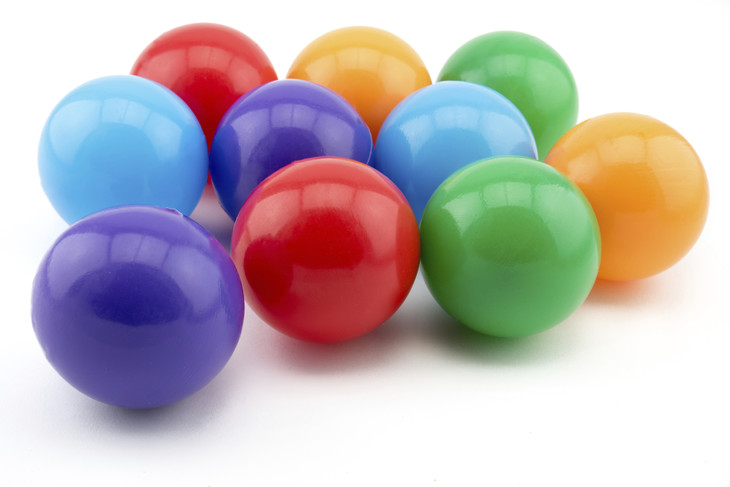
#> input picture colored_balls.jpg, 730 x 487 px, given in place of the camera
$ python object_detection.py
#> lines starting #> are read from the running program, lines starting #| are printed output that depends on the picture; after the words box and inside, x2 and y2 are one past the last pixel; in counts of white or black regions, pixels touching at a corner belong together
import cv2.cv2
import numpy as np

def nothing(x):
    pass

video_feed = cv2.cv2.VideoCapture(0)

cv2.cv2.namedWindow("Tracking")
cv2.cv2.createTrackbar("LowerHueValue", "Tracking", 0, 255, nothing)
#> slider 'LowerHueValue' is set to 51
cv2.cv2.createTrackbar("UpperHueValue", "Tracking", 255, 255, nothing)
cv2.cv2.createTrackbar("LowerSaturationValue", "Tracking", 0, 255, nothing)
#> slider 'LowerSaturationValue' is set to 51
cv2.cv2.createTrackbar("UpperSaturationValue", "Tracking", 255, 255, nothing)
cv2.cv2.createTrackbar("LowerValue", "Tracking", 0, 255, nothing)
#> slider 'LowerValue' is set to 51
cv2.cv2.createTrackbar("UpperValue", "Tracking", 255, 255, nothing)

while True:
    _, frame = video_feed.read()
#> frame is the input picture: shape (487, 730, 3); mean B, G, R 183.7, 181.4, 190.9

    hsv_frame = cv2.cv2.cvtColor(frame, cv2.cv2.COLOR_BGR2HSV)
#> hsv_frame: shape (487, 730, 3); mean H, S, V 57.4, 75, 216.8

    lower_hue = cv2.cv2.getTrackbarPos("LowerHueValue", "Tracking")
    lower_saturation = cv2.cv2.getTrackbarPos("LowerSaturationValue", "Tracking")
    lower_value = cv2.cv2.getTrackbarPos("LowerValue", "Tracking")

    upper_hue = cv2.cv2.getTrackbarPos("UpperHueValue", "Tracking")
    upper_saturation = cv2.cv2.getTrackbarPos("UpperSaturationValue", "Tracking")
    upper_value = cv2.cv2.getTrackbarPos("UpperValue", "Tracking")

    lower_blue_limit = np.array([lower_hue, lower_saturation, lower_value])
    upper_blue_limit = np.array([upper_hue, upper_saturation, upper_value])

    mask = cv2.cv2.inRange(hsv_frame, lower_blue_limit, upper_blue_limit)
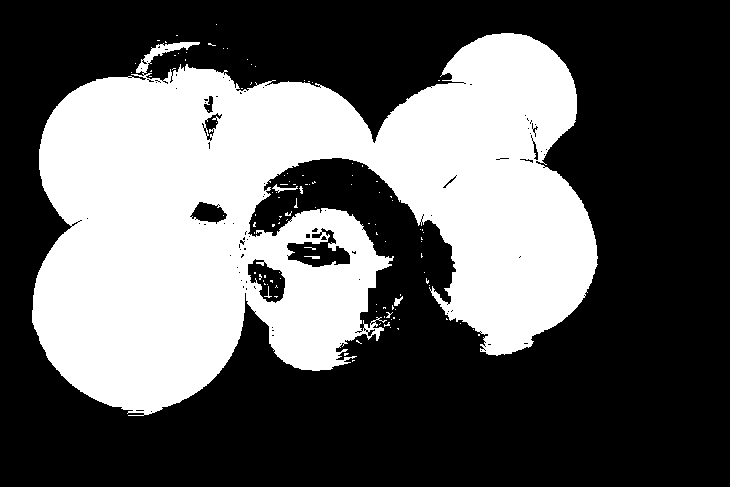
#> mask: shape (487, 730); 37.2% white; 112 white regions (106 under 20 px), largest, box (x1, y1, x2, y2) and area: (32, 33, 598, 416) 131710, (272, 184, 298, 193) 74, (394, 296, 403, 306) 46, (304, 256, 320, 259) 32, (299, 186, 303, 194) 20, (264, 286, 272, 298) 20

    result = cv2.cv2.bitwise_and(frame, frame, mask=mask)
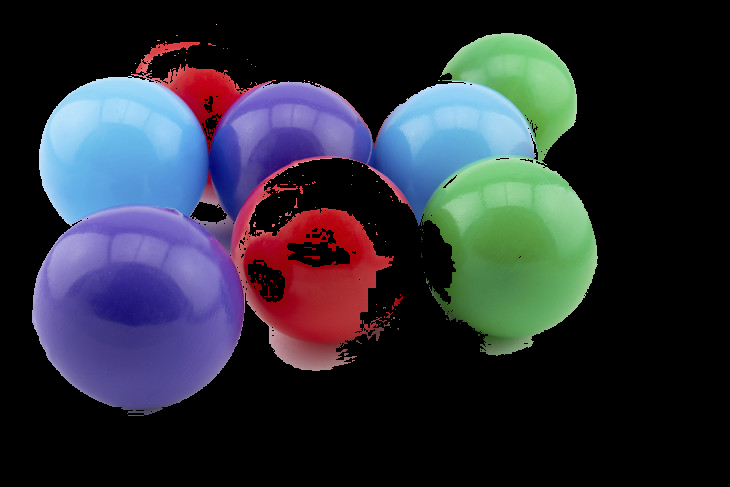
#> result: shape (487, 730, 3); mean B, G, R 55.2, 45.7, 43.3

    cv2.cv2.imshow("frame", frame)
    cv2.cv2.imshow("mask", mask)
    cv2.cv2.imshow("result", result)

    key = cv2.cv2.waitKey(1)
#> (key Esc is pressed here)
    if key == 27:
        break

video_feed.release()
cv2.cv2.destroyAllWindows()
